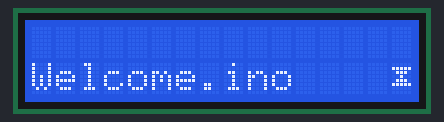
A sketch run on a simulated Arduino Uno, built with avr-gcc and run on an emulated ATmega328P. Parts: 16×2 character LCD. What the sketch prints to the serial monitor is not drawn.

Above: at 0.1 s.
At 3.1 s:
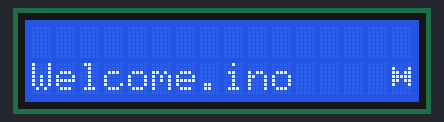
At 8.1 s:
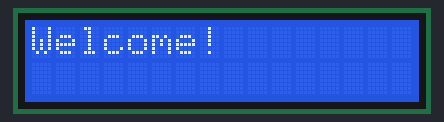
At 38.2 s:
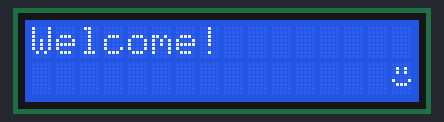

Measured:
- what the display in image 1 shows lasts 1.0 s, from 3.1 s to 4.1 s

The sketch:

WelcomeExample.ino
```cpp
/*
 Modified ...
 Welcome.ino //YTblockman 2020
 Display "LCD Keypad shield"
 by "LiquidCrystal.h" library
 DESC: This is some example for your arduino uno or else
     - LCD shield requiered !
   Download page : https://github.com/YTblockman/LCD-keypad-shield-Example.git
   library download page : https://github.com/arduino-libraries/LiquidCrystal
*/
#include <LiquidCrystal.h> // import a library
int LoopA = 1;
LiquidCrystal lcd(8, 9, 4, 5, 6, 7);// Custom char. (like 0: Welcome_face)
byte Welcome_face[8] = {
  0b00000,
  0b01010,
  0b01010,
  0b00000,
  0b10001,
  0b01110,
  0b00000,
  0b00000
};
byte Sand_Clock[8] = {
  0b00000,
  0b11111,
  0b01110,
  0b00100,
  0b01110,
  0b11111,
  0b00000,
  0b00000
};
byte Sand_Clock1[8] = {
  0b00000,
  0b10001,
  0b11011,
  0b11111,
  0b11011,
  0b10001,
  0b00000,
  0b00000
};
byte Welcome_face2[8] = {
  0b00000,
  0b00010,
  0b11010,
  0b00000,
  0b10001,
  0b01110,
  0b00000,
  0b00000
};
void setup() {
  Serial.begin(9600); // this serial prints progress of Graphic loading, Serial moinitor (Ctrl + Shift + M)
  Serial.println("Serial for Welcome.ino");
  Serial.println("---Loading-Progress---");
  Serial.println("bytes defined.");
  Serial.println("void setup"); // like this ( prints where program slider is )
  lcd.begin(16, 2);
  lcd.createChar(0, Welcome_face); // Defines Char.
  lcd.createChar(1, Sand_Clock);
  lcd.createChar(2, Sand_Clock1);
  lcd.createChar(3, Welcome_face2);
  Serial.println("void setup Done!");
}
void loop() {
  Serial.println("void loop");
  for (int Clock = 1; Clock <= 4; Clock++) {
    Serial.print("for (Sand_Clock) run = ");
    Serial.print(Clock);
    Serial.println("");
    lcd.setCursor(0, 1);
    lcd.print("Welcome.ino");
    lcd.setCursor(15, 1);
    lcd.write(byte(1));
    //lcd.write(byte(0));
    delay(1000);
    lcd.setCursor(15, 1);
    lcd.write(byte(2));
    //lcd.write(byte(3));
    delay(1000);
  }
  lcd.clear();
  lcd.setCursor(0, 0);
  lcd.print("Welcome!"); // Prints Basic Text
  Serial.println("Printing Weclome");
  for(;;) {
  delay(1000); // Prints Face (Animated)
  lcd.setCursor(15, 1);
  lcd.write(byte(3));
  delay(1000);
  lcd.setCursor(15, 1);
  lcd.write(byte(0));
  Serial.print("Smile face blink run = ");
  Serial.print(LoopA);
  Serial.println("");
  LoopA = LoopA +1;
  }
}
```
